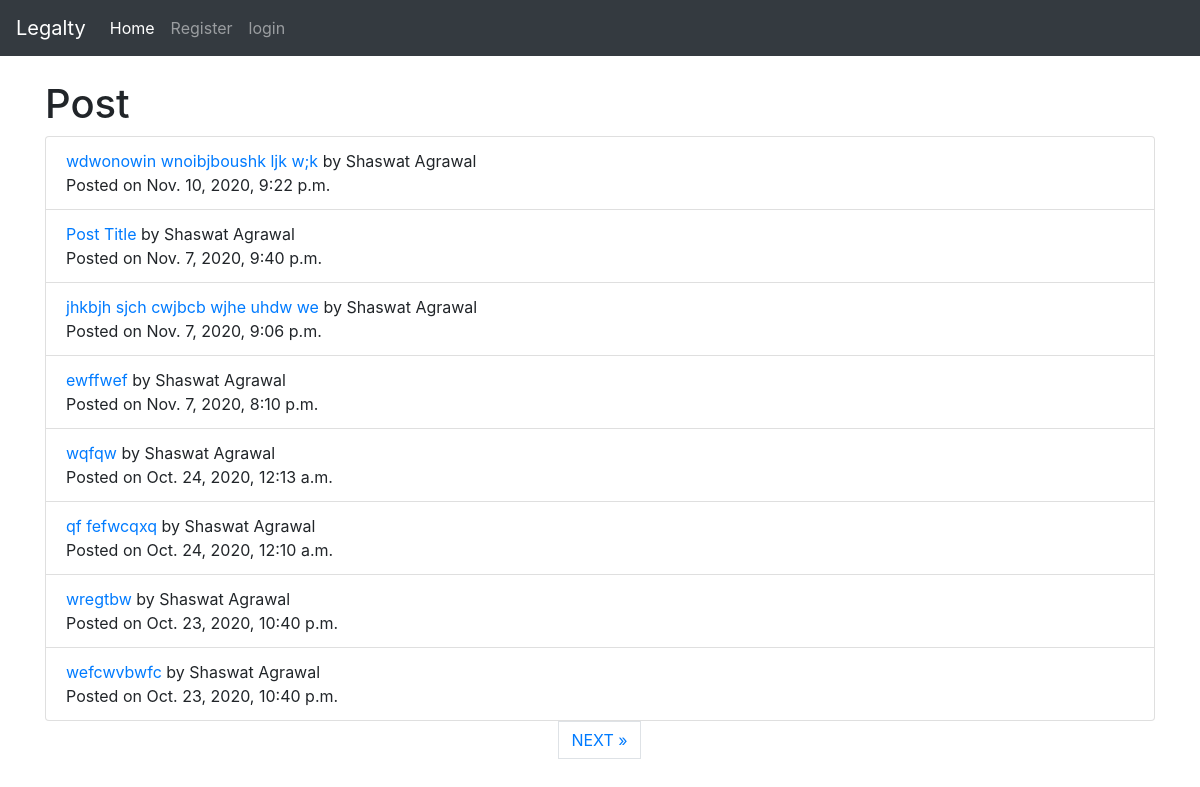
The app's page /, older data.
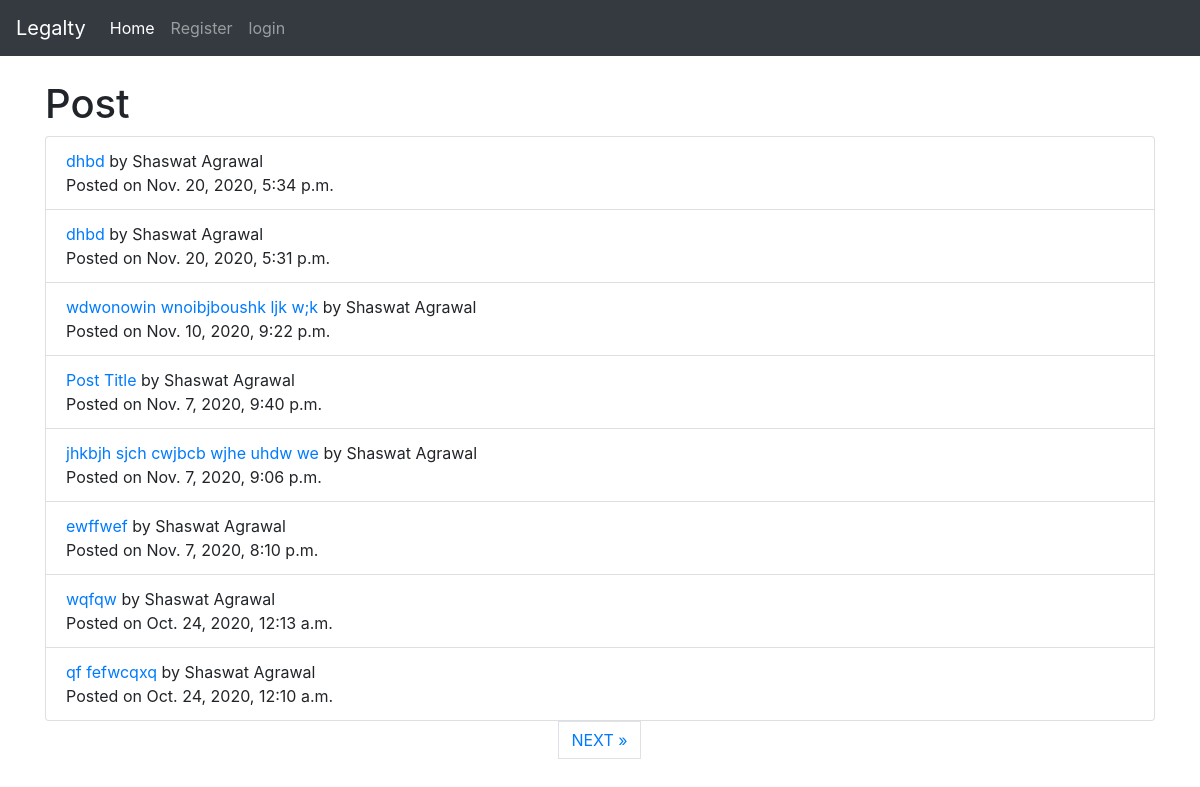
The same page, newer data.
### posts/models.py (models this page shows, shortened)
class Post( models.Model):
    STATUS_CHOICES = (
        ('created' , 'Created')
    )
    title = models.CharField( max_length = 250 )
    title_tag = models.CharField(max_length=250)
    author = models.ForeignKey( User , on_delete=models.CASCADE )
    body = RichTextField   ( blank=True , null=True)
    created = models.DateTimeField( default= timezone.now )
    slug = models.SlugField( max_length= 300 , unique_for_date='created' )
    likes = models.ManyToManyField( User , related_name='post_likes')
    class Meta:
        ordering = ('-created',)

### posts/views.py (the view)
# urls.py: path('' , HomeView.as_view() , name='home') ,
class HomeView( ListView ):
    model = Post
    template_name = 'home.html'
    paginate_by = 8

### posts/templates/home.html (shortened to what this page needs)
{% extends 'base.html' %}
{% block content %}
    <h1>Post</h1>
<ul class="list-group">
{% for post in object_list %}
    <li class="list-group-item" > <a href="{% url 'details-post-and-reply' post.pk  %}" >
        {{ post.title }} </a>
        {% if post.author.first_name   %}
        by {{ post.author.first_name }} {{ post.author.last_name }}
        {% else %}
        by {{ post.author }}
        {% endif %}
        <br/>
        Posted on {{ post.created  }}
    </li>
{% endfor %}
</ul>
{% if is_paginated %}
  <ul class="pagination justify-content-center">
    {% if page_obj.has_next %}
    <li><a href="?page={{ page_obj.next_page_number }}" class="page-link"> NEXT &raquo;</a></li>
    {% endif %}
  </ul>
</div>
{% endif %}
  {% endblock %}

Row changes from the older to the newer data that the page shows:
no longer on this page (row unchanged): Post: title "wregtbw", author.first_name "Shaswat", author.last_name "Agrawal", created "Oct. 23, 2020, 10:40 p.m."
no longer on this page (row unchanged): Post: title "wefcwvbwfc", author.first_name "Shaswat", author.last_name "Agrawal", created "Oct. 23, 2020, 10:40 p.m."
added Post: title "dhbd", author.first_name "Shaswat", author.last_name "Agrawal", created "Nov. 20, 2020, 5:34 p.m."
added Post: title "dhbd", author.first_name "Shaswat", author.last_name "Agrawal", created "Nov. 20, 2020, 5:31 p.m."
